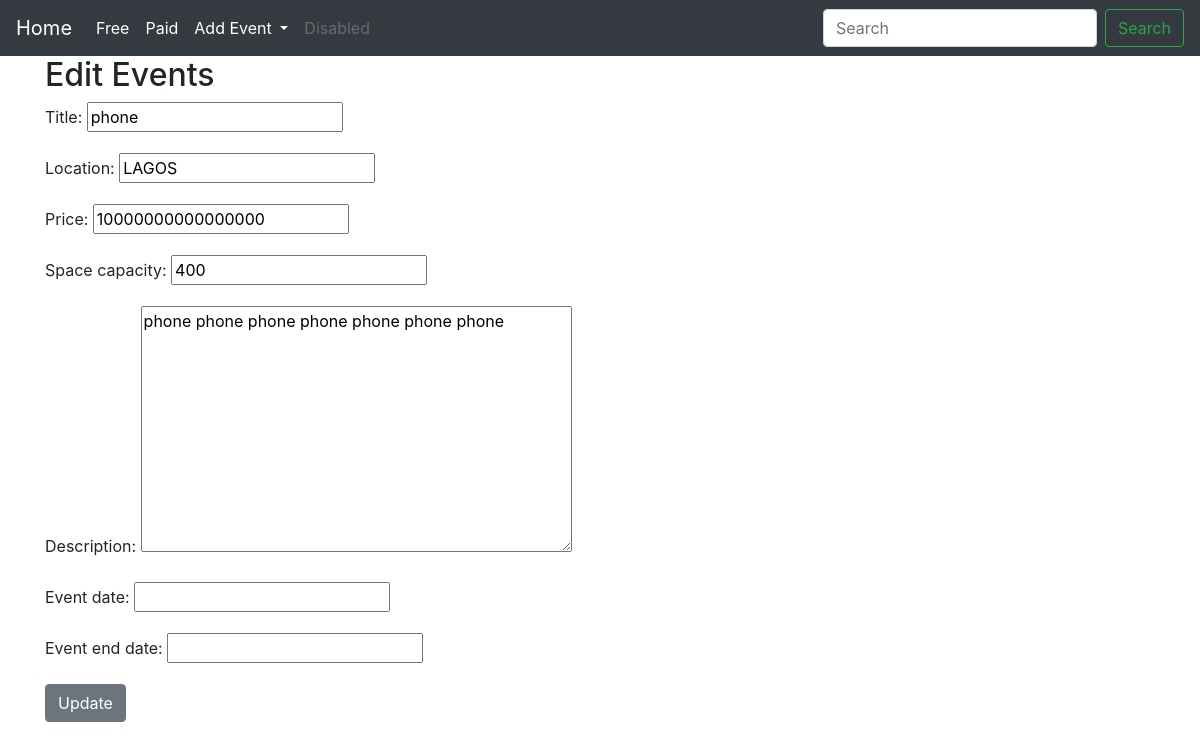
The app's page /event/edit/5/ with its own data.
### TheEvent/models.py (models this page shows, shortened)
class Event(models.Model):
    title =models.CharField(max_length=255)
    author = models.ForeignKey(User, on_delete=models.CASCADE)
    location = models.CharField(max_length=100)
    free = models.CharField(max_length=100, blank=True, null=True,)
    price = models.CharField(max_length=100, blank=True, null=True,)
    space_capacity = models.CharField(max_length=100, blank=True, null=True,)
    description = models.TextField(max_length=5000, blank=True, null=True,)
    event_date = models.DateTimeField(null=True, blank=True)
    event_end_date = models.DateTimeField(null=True, blank=True)
    header_image = models.ImageField(null=True, blank=True, upload_to="images/")

### TheEvent/views.py (the view)
# urls.py: path('event/edit/<int:pk>/', UpdateEventView.as_view(), name= "update_event" ),
class UpdateEventView(UpdateView):
    model = Event
    template_name = 'update-event.html'
    fields = ['title', 'location', 'price', 'space_capacity', 'description', 'event_date', 'event_end_date']

### TheEvent/templates/update-event.html (shortened to what this page needs)
{%extends 'base.html'%}
{%block content %}
    <h2> Edit Events </h2>
    <div class="form-group">
        <form method="POST">
            {{form.as_p}}
            <button class= 'btn btn-secondary'> Update </button>
    </div>
{%endblock%}

### records on screen
Event: title "phone", location "LAGOS", price "10000000000000000", space_capacity "400", description "phone phone phone phone phone phone phone"
